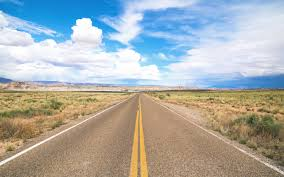
#> input picture computer-vision-concentration/L5-image-segmentation/images/road.jpg, 284 x 177 px
$ jupyter execute hough_transform_OpenCV.ipynb   (shell and % lines are left out)
#> lines starting #> are read from the running program, lines starting #| are printed output that depends on the picture
# Hough Transform in OpenCV
Aim to isolate the road lines.

[cell 1]
import numpy as np
import matplotlib.pyplot as plt
import cv2


image = cv2.imread('images/road.jpg')
#> image is the input picture: shape (177, 284, 3); mean B, G, R 172.1, 174, 169.7

image_copy = np.copy(image)
image_copy = cv2.cvtColor(image_copy, cv2.COLOR_BGR2RGB)

plt.imshow(image_copy)

## Edge Detection Pre-processing

[cell 2]
gray = cv2.cvtColor(image_copy, cv2.COLOR_RGB2GRAY)
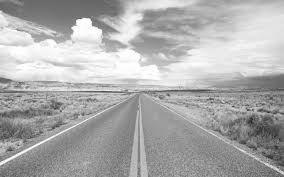
#> gray: shape (177, 284); min 37, max 255, mean 172.5

low_thresh = 90
high_thresh = 180
edges = cv2.Canny(gray, low_thresh, high_thresh)
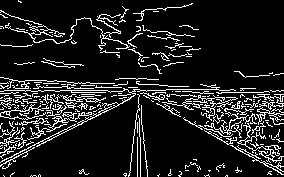
#> edges: shape (177, 284); 12.6% white in thin lines or dots

plt.imshow(edges, cmap='gray')

## Find Lines Using Hough Transform
Edge detection prodocues many discontinous partial lines, aim to join them up into continous lines.

[cell 3]
# hough transform parameters
# 1 pixel and 1 degree resolution
rho = 1
theta = np.pi/180
# minimum number of hough space intersections to find a line
threshold = 60
min_line_length = 60
# largest gap between discontinous line segments
max_line_gap = 7

# probabilistic hough transform
lines = cv2.HoughLinesP(edges, rho, theta, threshold,np.array([]),
                        min_line_length, max_line_gap)
#> lines = 21 rows, first 6: [168, 101, 268, 110], [152, 101, 283, 174], [0, 162, 116, 102], [12, 80, 84, 85], [186, 99, 274, 106], [1, 112, 125, 95]

line_image = np.copy(image_copy)

# iterate over lines and draw onto image
for line in lines:
    for x1,y1,x2,y2 in line:
        cv2.line(line_image, (x1,y1), (x2,y2), (255,0,0),3)
#> this loop made 21 passes
#> line on passes 1 to 12: [[168, 101, 268, 110]], [[152, 101, 283, 174]], [[0, 162, 116, 102]], [[12, 80, 84, 85]], [[186, 99, 274, 106]], [[1, 112, 125, 95]], [[44, 108, 118, 105]], [[0, 165, 129, 99]], [[217, 131, 280, 163]], [[201, 112, 279, 138]], [[27, 117, 106, 110]], [[10, 15, 70, 36]]
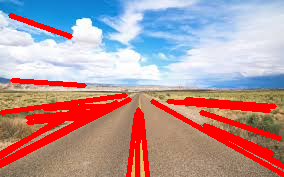
#> line_image: shape (177, 284, 3); mean R, G, B 181.7, 151.3, 154.3
plt.imshow(line_image)

## Filter Lines by Slope

[cell 4]
def line_slope(line):
    x1,y1,x2,y2 = line[0]
#> x1 = 168; y1 = 101; x2 = 268; y2 = 110
    return (y2-y1)/(x2-x1)

def line_slope_range(line):
    slope = line_slope(line)
#> slope = 0.09
    return slope > 0.5 or slope < -0.5

line_image_2 = np.copy(image_copy)

# iterate over lines and draw onto image
for line in filter(line_slope_range, lines):
    for x1,y1,x2,y2 in line:
        cv2.line(line_image_2, (x1,y1), (x2,y2), (255,0,0),3)
#> this loop made 11 passes
#> line on passes 1 to 11: [[152, 101, 283, 174]], [[0, 162, 116, 102]], [[0, 165, 129, 99]], [[217, 131, 280, 163]], [[0, 156, 83, 104]], [[141, 113, 147, 176]], [[6, 161, 104, 111]], [[128, 176, 136, 113]], [[0, 153, 84, 108]], [[204, 125, 283, 166]], [[137, 176, 138, 109]]
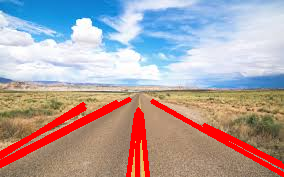
#> line_image_2: shape (177, 284, 3); mean R, G, B 175.5, 161.9, 162.8
plt.imshow(line_image_2)
